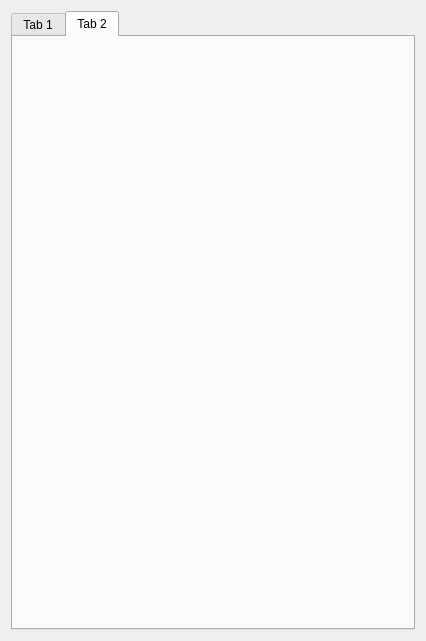
<?xml version="1.0" encoding="UTF-8"?>
<ui version="4.0">
 <class>SocketFormMain</class>
 <widget class="QWidget" name="SocketFormMain">
  <property name="geometry">
   <rect>
    <x>0</x>
    <y>0</y>
    <width>426</width>
    <height>641</height>
   </rect>
  </property>
  <property name="windowTitle">
   <string>Form</string>
  </property>
  <layout class="QHBoxLayout" name="horizontalLayout">
   <item>
    <widget class="QTabWidget" name="tabWidget">
     <property name="currentIndex">
      <number>1</number>
     </property>
     <widget class="QWidget" name="tab">
      <attribute name="title">
       <string>Tab 1</string>
      </attribute>
     </widget>
     <widget class="QWidget" name="tab_2">
      <attribute name="title">
       <string>Tab 2</string>
      </attribute>
     </widget>
    </widget>
   </item>
  </layout>
 </widget>
 <resources/>
 <connections/>
</ui>
